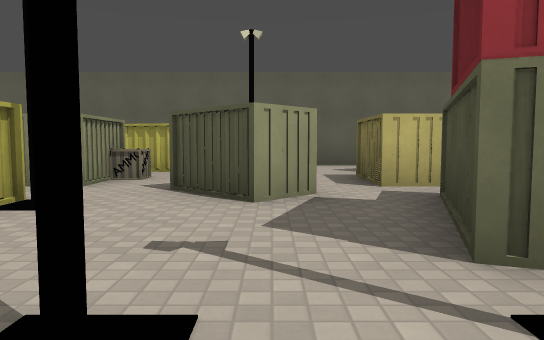
View 1 (above)

16 first-person views from a walk through a 3-D level made in the Godot game engine. The camera is 1.2 m above the floor, tilts 4° down and sees 70° across. The floor is counted in squares, 2 m on a side. Each view is taken from the middle of a square. On the plan, view 1 faces up. The plan holds only what a view shows up to about 11 squares ahead; the rest is blank. Surface patterns are stand-ins for the level's own textures.

View 2
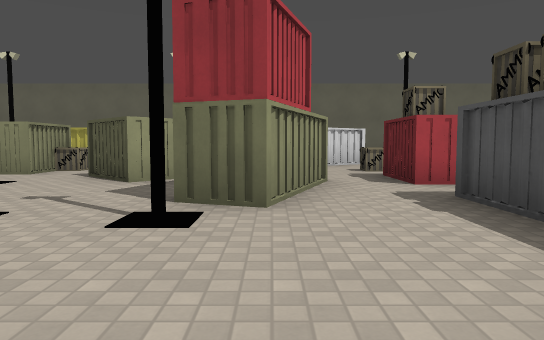

View 3
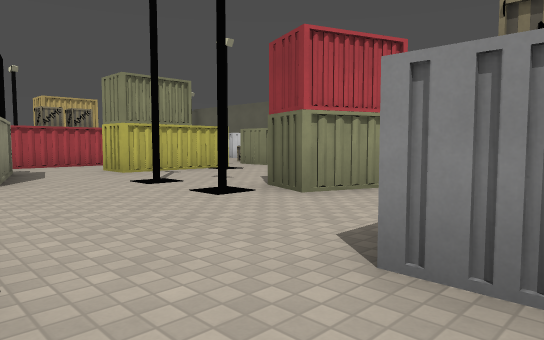

View 4
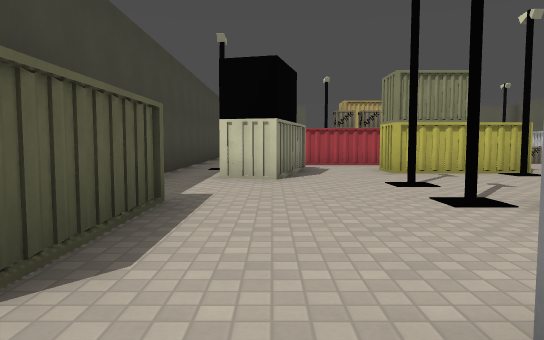

View 5
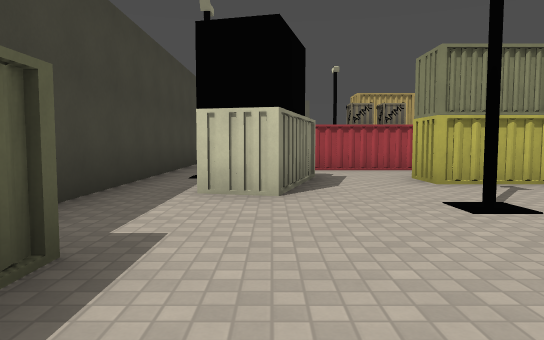

View 6
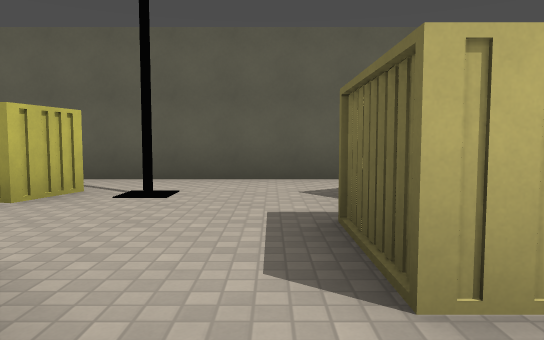

View 7
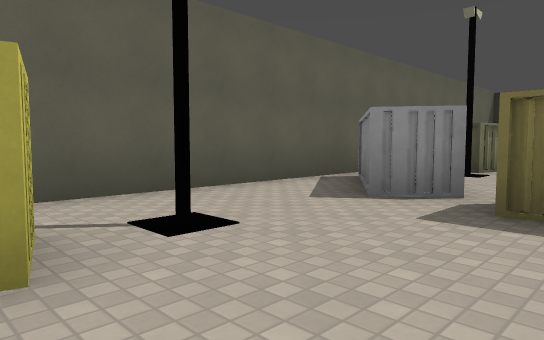

View 8
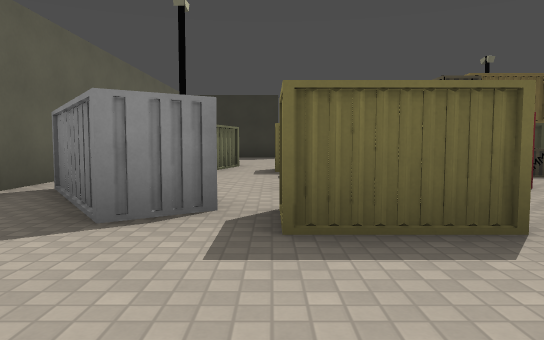

View 9
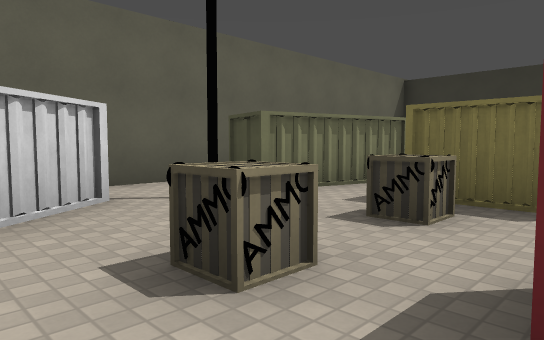

View 10
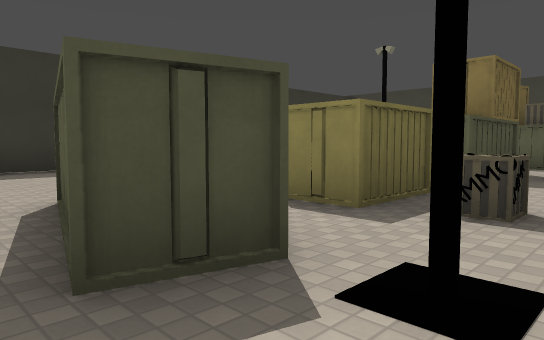

View 11
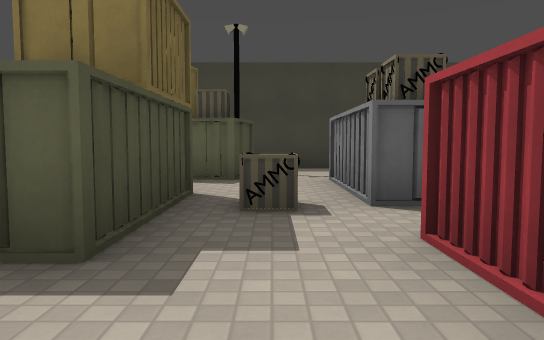

View 12
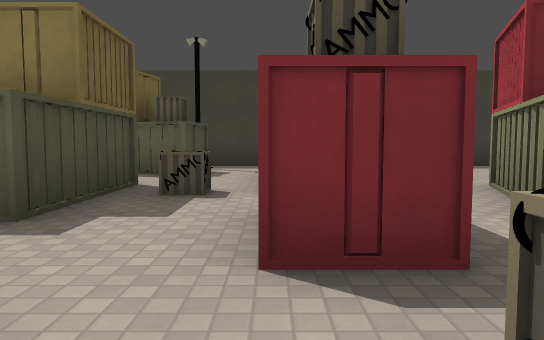

View 13
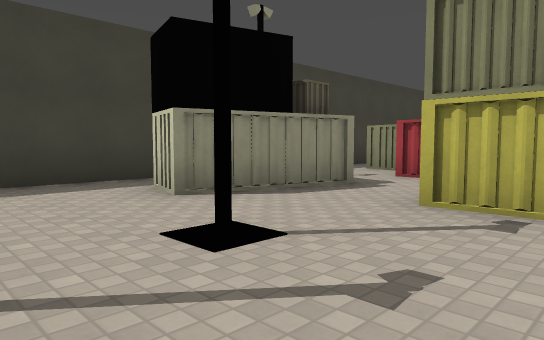

View 14
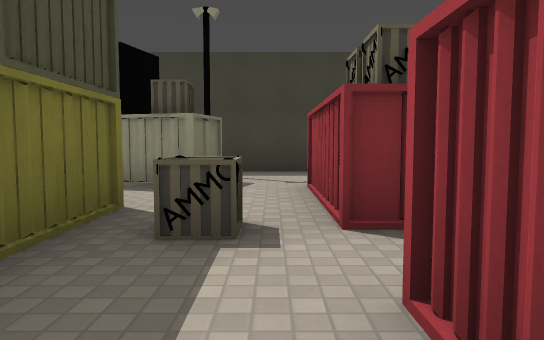

View 15
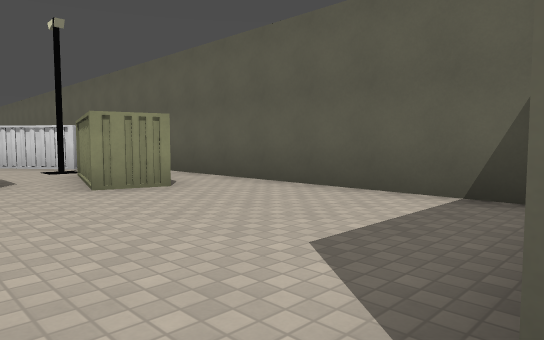

View 16
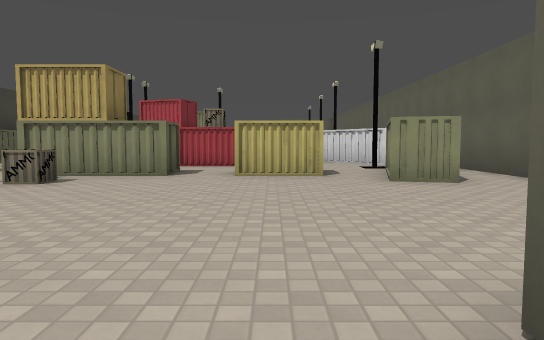

### Floor plan
Key: @ floor where view 1 was taken; # wall or solid block; x gap in a wall; . floor; = window, fence, low wall or low ledge; ^ raised ledge.
Columns run from 9 left of view 1 to 15 right of it. Each row starts with its distance up from view 1.
 11        ################
 10        ................
  9       ##.#..##..###....
  8        #...##.....#....#
  7       ##...x.#.##......#
  6       #....#....#........
  5     ....##...##.........
  4    #..#..#.#.##.##.....
  3    ...#....#....##...
  2    #=.#...##.##^##^.
  1    #....#.#..##...
  0    #.....@...##..
 -1   #..###........##
 -2   x..###........#
 -3 #################

Where each view was taken, in squares from view 1:
view 1: 0 up, 0 right, facing up
view 2: 2 down, 2 right, facing up
view 3: 2 down, 5 right, facing up-left
view 4: 1 down, 5 right, facing left
view 5: 1 down, 3 right, facing left
view 6: 4 up, 1 right, facing up
view 7: 6 up, 2 left, facing up-right
view 8: 7 up, 1 left, facing right
view 9: 5 up, 3 right, facing up-right
view 10: 10 up, 5 right, facing down-right
view 11: 6 up, 6 right, facing down
view 12: 7 up, 5 right, facing down
view 13: 3 up, 1 right, facing down-left
view 14: 5 up, 5 left, facing down
view 15: 6 up, 14 right, facing up-left
view 16: 6 up, 15 right, facing left
